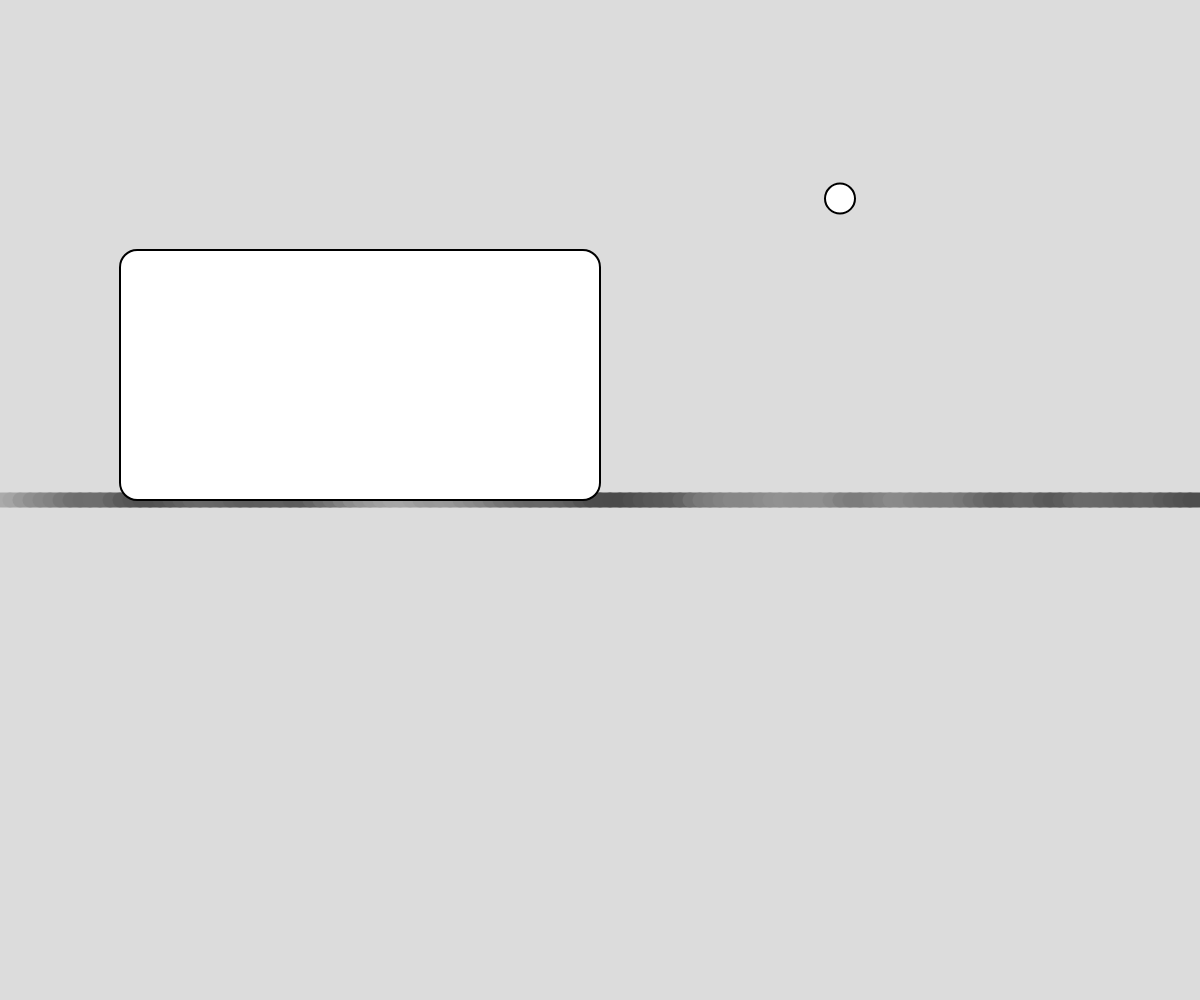
Frame 1 (no input)
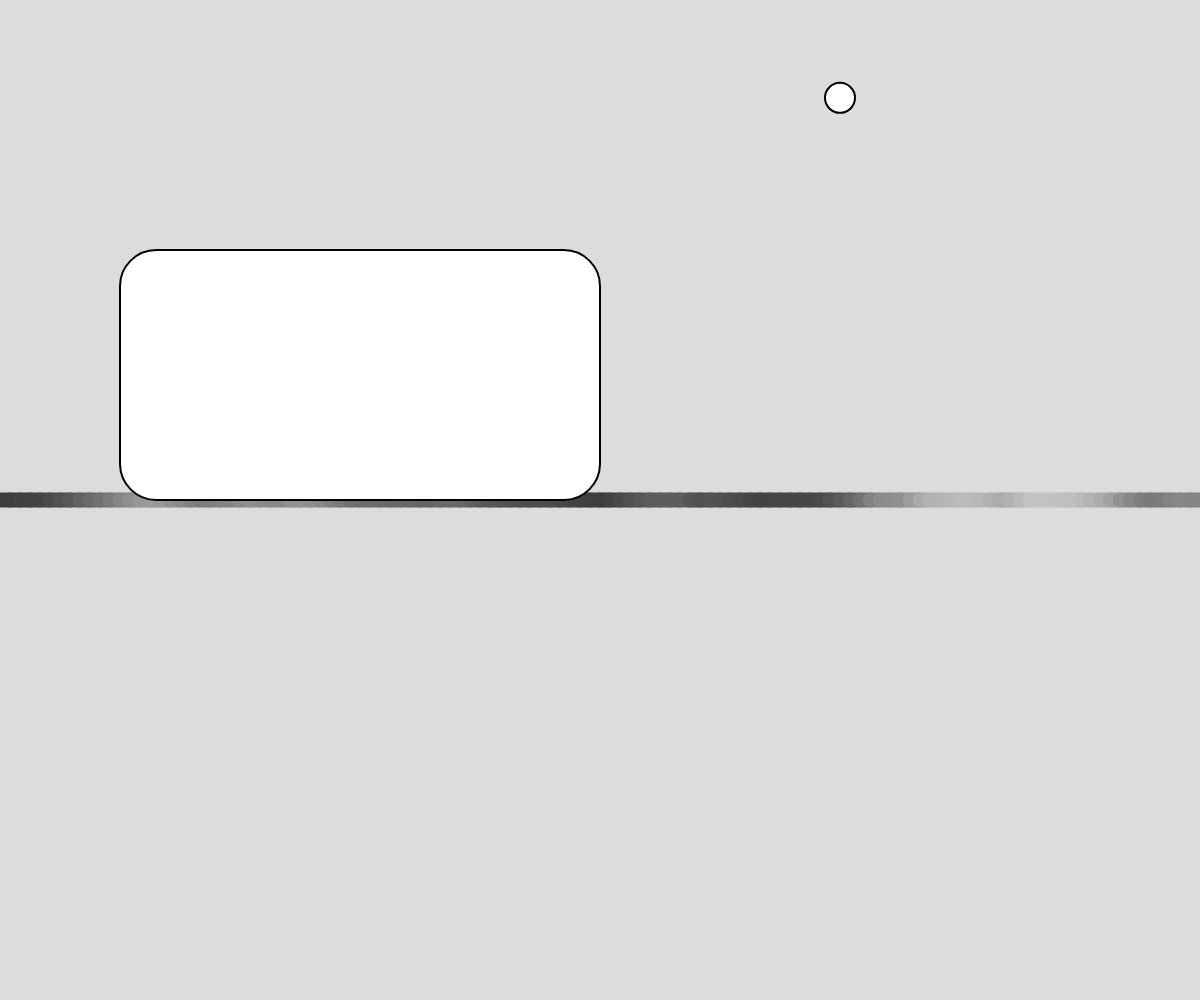
Frame 60 (no input)
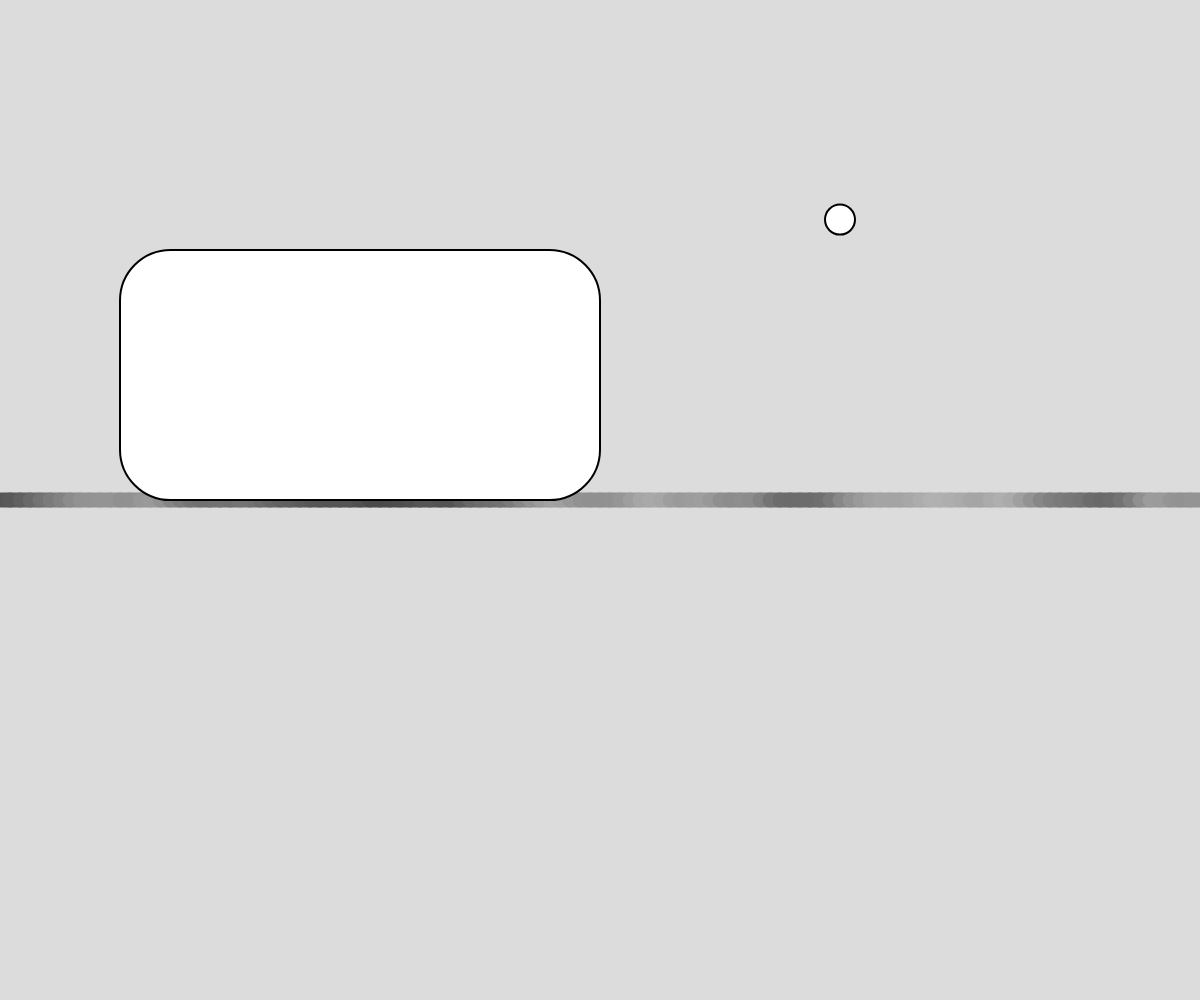
Frame 120 (the mouse pressed at the canvas centre since frame 60)

The p5.js sketch that drew these frames (run headless with seeded random() and noise() and a simulated clock; from frame 60 on, the mouse is pressed at the canvas centre):

// p5.js sketch
// ── sketch.js
// Noisy Numbers
// Hannah Tremaine
// 10/4/2023
// Some simple animations using random() and noise()
//

//global varibles
let segL = 10;
let ballY = 200;
let ySpeed;

let radiusTime = 40; 
let ySpeedTime = 10;
let greyValueTime = 0;
let noiseShift = 0.05; //the small this number, the more closly related the shifts will be

function setup() {
  createCanvas(windowWidth, windowHeight);
  //frameRate(15); //temp to make viewing easier
}

function segmentLine(){
  //draw one line made up of many
  strokeWeight(15);
  let x = 0; //loop varible
  while (x<width){
    //option 1: using random
    let greyValue = random(0,255);
    //option 2: noise
    greyValue = noise(greyValueTime);
    greyValue = map(greyValue,0,1,0,255);
    greyValueTime += noiseShift;

    stroke(greyValue);
    line(x,height/2,x+segL,height/2)
    x+= segL; //segL*2 makes a dotted line
  }

}

function rectangleOnLine(){
  //draw a single *rounded* rect on the line
  //option 1: random
  let radius = random(2,70)
  //option 2:noise
  radius = noise(radiusTime);
  radius = map(radius,0,1,2,70);
  radiusTime += noiseShift;

  rectMode(CORNERS);
  strokeWeight(2);
  stroke(0);

  rect(width*0.1,height/2, width*0.5,height*0.25,radius);
}

function moveBall(){
  //option 1: using random
  ySpeed = random(-20,20)
  //option 2: using noise
  ySpeed = noise(ySpeedTime);
  ySpeed = map(ySpeed, 0,1,-20,20);
  ySpeedTime +=noiseShift;

  ballY += ySpeed;
  circle(width*0.7,ballY,30);
}

function draw() {
  background(220);
  segmentLine();
  rectangleOnLine();
  moveBall();
}
